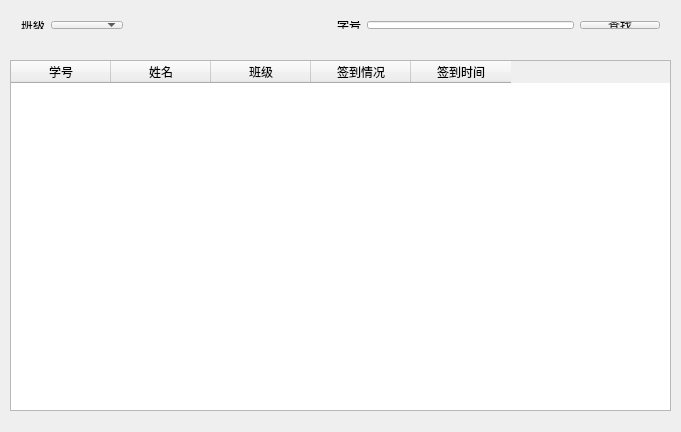
<?xml version="1.0" encoding="UTF-8"?>
<ui version="4.0">
 <class>Widget</class>
 <widget class="QWidget" name="Widget">
  <property name="geometry">
   <rect>
    <x>0</x>
    <y>0</y>
    <width>681</width>
    <height>432</height>
   </rect>
  </property>
  <property name="windowTitle">
   <string>Widget</string>
  </property>
  <widget class="QTableWidget" name="tableWidget">
   <property name="geometry">
    <rect>
     <x>10</x>
     <y>60</y>
     <width>661</width>
     <height>351</height>
    </rect>
   </property>
   <column>
    <property name="text">
     <string>学号</string>
    </property>
   </column>
   <column>
    <property name="text">
     <string>姓名</string>
    </property>
   </column>
   <column>
    <property name="text">
     <string>班级</string>
    </property>
   </column>
   <column>
    <property name="text">
     <string>签到情况</string>
    </property>
   </column>
   <column>
    <property name="text">
     <string>签到时间</string>
    </property>
   </column>
  </widget>
  <widget class="QWidget" name="">
   <property name="geometry">
    <rect>
     <x>10</x>
     <y>10</y>
     <width>661</width>
     <height>30</height>
    </rect>
   </property>
   <layout class="QHBoxLayout" name="horizontalLayout">
    <item>
     <widget class="QLabel" name="label">
      <property name="text">
       <string>班级</string>
      </property>
     </widget>
    </item>
    <item>
     <widget class="QComboBox" name="comboBox"/>
    </item>
    <item>
     <spacer name="horizontalSpacer_2">
      <property name="orientation">
       <enum>Qt::Horizontal</enum>
      </property>
      <property name="sizeHint" stdset="0">
       <size>
        <width>40</width>
        <height>20</height>
       </size>
      </property>
     </spacer>
    </item>
    <item>
     <widget class="QLabel" name="label_2">
      <property name="text">
       <string>学号</string>
      </property>
     </widget>
    </item>
    <item>
     <widget class="QLineEdit" name="lineEdit"/>
    </item>
    <item>
     <widget class="QPushButton" name="pushButton">
      <property name="text">
       <string>查找</string>
      </property>
     </widget>
    </item>
   </layout>
  </widget>
  <zorder>comboBox</zorder>
  <zorder>label</zorder>
  <zorder>label_2</zorder>
  <zorder>textEdit</zorder>
  <zorder>pushButton</zorder>
  <zorder>label_2</zorder>
  <zorder>tableWidget</zorder>
 </widget>
 <layoutdefault spacing="6" margin="11"/>
 <tabstops>
  <tabstop>comboBox</tabstop>
  <tabstop>pushButton</tabstop>
 </tabstops>
 <resources/>
 <connections/>
</ui>
